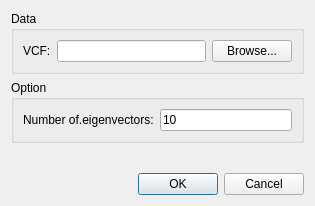
<?xml version="1.0" encoding="UTF-8"?>
<ui version="4.0">
 <class>DialogGSC</class>
 <widget class="QDialog" name="DialogGSC">
  <property name="geometry">
   <rect>
    <x>0</x>
    <y>0</y>
    <width>315</width>
    <height>206</height>
   </rect>
  </property>
  <property name="windowTitle">
   <string>GSC</string>
  </property>
  <layout class="QVBoxLayout" name="verticalLayout">
   <item>
    <widget class="QGroupBox" name="groupBoxData">
     <property name="title">
      <string>Data</string>
     </property>
     <layout class="QHBoxLayout" name="horizontalLayout">
      <item>
       <widget class="QLabel" name="label">
        <property name="text">
         <string>VCF:</string>
        </property>
       </widget>
      </item>
      <item>
       <widget class="QLineEdit" name="lineEditVcf"/>
      </item>
      <item>
       <widget class="QPushButton" name="pushButtonVcf">
        <property name="text">
         <string>Browse...</string>
        </property>
       </widget>
      </item>
     </layout>
    </widget>
   </item>
   <item>
    <widget class="QGroupBox" name="groupBoxOption">
     <property name="title">
      <string>Option</string>
     </property>
     <layout class="QFormLayout" name="formLayout">
      <item row="0" column="0">
       <widget class="QLabel" name="labelTop">
        <property name="text">
         <string>Number of.eigenvectors:</string>
        </property>
       </widget>
      </item>
      <item row="0" column="1">
       <widget class="QLineEdit" name="lineEditTop">
        <property name="text">
         <string>10</string>
        </property>
       </widget>
      </item>
     </layout>
    </widget>
   </item>
   <item>
    <spacer name="verticalSpacer">
     <property name="orientation">
      <enum>Qt::Vertical</enum>
     </property>
     <property name="sizeHint" stdset="0">
      <size>
       <width>20</width>
       <height>40</height>
      </size>
     </property>
    </spacer>
   </item>
   <item>
    <widget class="QDialogButtonBox" name="buttonBox">
     <property name="orientation">
      <enum>Qt::Horizontal</enum>
     </property>
     <property name="standardButtons">
      <set>QDialogButtonBox::Cancel|QDialogButtonBox::Ok</set>
     </property>
    </widget>
   </item>
  </layout>
 </widget>
 <resources/>
 <connections>
  <connection>
   <sender>buttonBox</sender>
   <signal>accepted()</signal>
   <receiver>DialogGSC</receiver>
   <slot>accept()</slot>
   <hints>
    <hint type="sourcelabel">
     <x>248</x>
     <y>254</y>
    </hint>
    <hint type="destinationlabel">
     <x>157</x>
     <y>274</y>
    </hint>
   </hints>
  </connection>
  <connection>
   <sender>buttonBox</sender>
   <signal>rejected()</signal>
   <receiver>DialogGSC</receiver>
   <slot>reject()</slot>
   <hints>
    <hint type="sourcelabel">
     <x>316</x>
     <y>260</y>
    </hint>
    <hint type="destinationlabel">
     <x>286</x>
     <y>274</y>
    </hint>
   </hints>
  </connection>
 </connections>
</ui>
